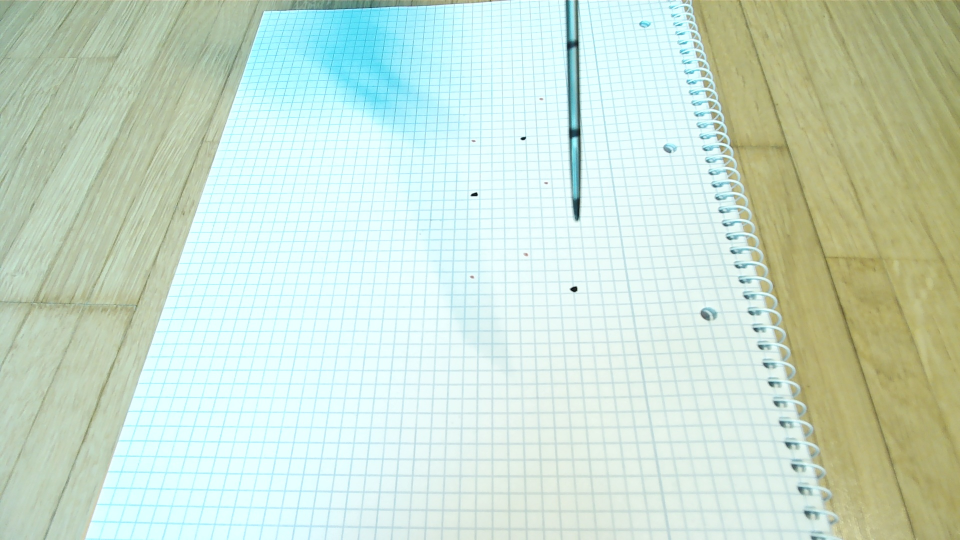
#> input picture evidence/descend/20261026T161713/001_ugreen.jpg, 1920 x 1080 px (shown at 1/2 size)
$ python -i arm_touch.py   (imports and definitions only)
#> lines starting #> are read from the running program, lines starting #| are printed output that depends on the picture; after the words box and inside, x2 and y2 are one past the last pixel; in counts of white or black regions, pixels touching at a corner belong together
### tools/tip_triangulate.py
#!/usr/bin/env python3
"""Needle tip in 3D from two cameras that both locate themselves on the 5 mm grid sheet.

UGREEN (fixed, PC) and the arm camera (eye-in-hand) each get their pose from the ruling
(tools/paper_grid.py). Each numbers the grid from its own crossing, so the arm frame is mapped onto
the UGREEN frame by a fixed rotation plus a whole number of squares. The shift comes from pairing
a black ink dot seen by the arm camera with each black dot the UGREEN sees; the pairing under which
every other UGREEN dot in the arm's view lands on ink breaks ties. The tip is where the two rays meet; their
miss distance is a self-check (it cannot pick the pairing: a shift only moves the miss along one
direction, so wrong pairings also met within 0.3 mm live). Refused when the miss exceeds MAX_MISS_MM.

Live 2026-10-26: tip 75.2 mm above the paper, rays 0.55 mm apart; user measured ~7.5 cm.

    .venv/Scripts/python tools/tip_triangulate.py            # one measurement at the current pose
    .venv/Scripts/python tools/tip_triangulate.py --out DIR  # also keep both frames + a JSON record
    .venv/Scripts/python tools/tip_triangulate.py --recalibrate   # after moving the UGREEN or the sheet
Read-only: snaps both cameras, never moves the arm.
"""
from __future__ import annotations

import argparse
import base64
import json
import sys
import time
from pathlib import Path

import cv2
import numpy as np

sys.path.insert(0, str(Path(__file__).resolve().parent))
import paper_grid as pg  # noqa: E402
from rig_io import Camera, reset_bridge, restart_arm_camera, servo  # noqa: E402

# arm colour camera intrinsics, read from the robot camera_info topic on 2026-10-26: 640x400
ARM_K = np.array([[418.6042, 0.0, 324.1325], [0.0, 419.4625, 184.2325], [0.0, 0.0, 1.0]])
ARM_D = np.array([0.01029, -0.04893, 0.00039, -0.00087, 0.02712])
# shortcut: the two grid numberings differ by 180 deg because the UGREEN faces the robot (2026-10-26
# rig). Search all four 90-deg steps if the UGREEN is ever moved to the robot's side.
ROTATION_DEG = 180
MAX_MISS_MM = 3.0
# the UGREEN and the sheet stay put, so one calibration is reused: per-frame single-view calibration
# moved the focal length 1097-1163 px between frames and the ray miss with it (0.4 -> 2.4 mm)
RIG = Path("evidence/tip/ugreen_rig.json")
# the UGREEN's lens is hardware: calibrated once (the ruler-confirmed daylight frame) and reused, so a
# moved UGREEN only re-solves its pose. Single-view self-calibration drifted f by ~1 % per view.
LENS = Path("evidence/tip/ugreen4k_lens.json")  # the 4K overhead since 2026-10-29; ugreen_lens.json is the old 1080p, now the side camera


# [6 lines left out: function ray, not called in this run]


def on_sheet(px, k, d, r, t) -> np.ndarray:
    c, v = ray(px, k, d, r, t)
    return c + v * (-c[2] / v[2])


# [8 lines left out: function meet, not called in this run]


SIDE_LENS = Path("evidence/tip/ugreen_lens.json")  # the old 1080p UGREEN's ruler-checked lens: the side camera since 2026-10-29


# [169 lines left out: functions side_marks, side_rig, _on_ruled_sheet, ugreen_rig, arm_candidates, not called in this run]


def _needle_blob(image: np.ndarray, frac: float = 0.8) -> np.ndarray:
    """Fingers + needle in the arm image: the dark blob at the bottom centre (boolean mask). Blue
    channel, relative threshold: the blue ruling is bright in blue, so it never joins the needle."""
    b = cv2.GaussianBlur(image[:, :, 0], (3, 3), 0)
    h, w = b.shape
    paper = np.median(b[h // 2:, w // 4:3 * w // 4])  # around the needle: the sheet, not the floor beyond it
    dark = (b < frac * paper).astype(np.uint8)
    dark[:, :int(w * 0.3)] = 0  # fingers and needle sit in the middle; the floor at the edges joined them
    dark[:, int(w * 0.75):] = 0
    count, labels, stats, _ = cv2.connectedComponentsWithStats(dark)
    finger = labels[h - 3, int(w * 0.4):int(w * 0.6)]
    if not (finger > 0).any():
        raise RuntimeError("arm camera: no fingers/needle at the bottom centre")
    return labels == np.bincount(finger[finger > 0]).argmax()


def arm_tip(image: np.ndarray, with_axis: bool = False):
    """Sub-pixel needle tip; see _arm_tip. Lamp glare can pale the steel past the 0.8 mask (live
    2026-10-27), so looser masks are tried before giving up."""
    for frac in (0.8, 0.85, 0.9):
        try:
            return _arm_tip(image, with_axis, frac)
        except RuntimeError as error:
            last = error
    raise last


def _arm_tip(image: np.ndarray, with_axis: bool, frac: float):
    """Sub-pixel needle tip in the arm image. The needle line is fitted on the thin part of the blob;
    the last ~70 px toward the tip are lighter (lamp highlights) and drop out of the mask, so the tip
    is found by walking up that line on local contrast (centre vs +-6 px either side, blue channel):
    the last half-contrast crossing with no needle in the 6 px beyond. `with_axis` also returns the
    unit image direction from the fingers toward the tip."""
    b = cv2.GaussianBlur(image[:, :, 0], (3, 3), 0).astype(np.float32)
    blob = _needle_blob(image, frac)
    vs, us = np.nonzero(blob)
    top = vs.min()
    rows = []  # the thin needle only: from the top until the blob widens into the fingers
    for v in range(top, blob.shape[0]):
        if blob[v].sum() > 10:
            break
        rows.append(v)
    near = np.isin(vs, rows)
    if near.sum() < 15:
        raise RuntimeError("arm camera: needle too short in the mask")
    vx, vy, x0, y0 = cv2.fitLine(np.stack([us[near], vs[near]], 1).astype(np.float32), cv2.DIST_HUBER, 0, 0.01, 0.01).ravel()
    axis = np.array([vx, vy]) * (1 if vy < 0 else -1)  # pointing up the image, toward the tip
    tip = _walk(b, np.array([x0, y0]) + (top - y0) / axis[1] * axis - 20 * axis, axis)
    if with_axis:
        return (float(tip[0]), float(tip[1])), axis.astype(float)
    return float(tip[0]), float(tip[1])


# [8 lines left out: function arm_tip_on_line, not called in this run]


def _walk(b: np.ndarray, start: np.ndarray, axis: np.ndarray) -> np.ndarray:
    """Walk up the needle line from `start` (on the needle) on local contrast; return the tip."""
    side = np.array([-axis[1], axis[0]])
    step = 0.25
    h, w = b.shape

    def pix(p):
        return cv2.getRectSubPix(b, (1, 1), tuple(np.float32(p)))[0, 0]

    c = []
    for k in range(int(170 / step)):
        p = start + k * step * axis
        if not (8 <= p[0] < w - 8 and 8 <= p[1] < h - 8):
            break
        c.append((pix(p + 6 * side) + pix(p - 6 * side)) / 2 - pix(p))
    c = np.array(c)
    on = c > 0.5 * np.median(c[:int(15 / step)])
    gap = int(6 / step)
    last = next((i for i in range(len(on)) if on[i] and not on[i + 1:i + 1 + gap].any()), None)
    if last is None or last + 2 >= len(c):
        raise RuntimeError("arm camera: needle runs out of the image")
    half = np.median(c[max(0, last - int(8 / step)):last - int(2 / step)]) / 2
    k = last + 1
    while k < len(c) - 1 and c[k] > half:
        k += 1
    frac = (c[k - 1] - half) / (c[k - 1] - c[k]) if c[k - 1] != c[k] else 0.0
    return start + (k - 1 + frac) * step * axis


# [37 lines left out: function ugreen_tip, not called in this run]


_last_jpeg: list[bytes] = []


# [82 lines left out: functions snap_arm, measure, main, not called in this run]


# [2 lines that do not run on import are left out]

### tools/paper_grid.py
#!/usr/bin/env python3
"""Metric paper frame from the 5 mm ruling of the grid sheet: grid lines -> numbered intersections.

Each camera that sees the sheet gets (paper mm, image px) pairs; cv2.calibrateCamera / solvePnP then
gives its pose in the paper frame (x, y on the sheet, z up from it). The origin and axis direction
are arbitrary per image (the ruling repeats); the ink dots fix them across cameras.

    .venv/Scripts/python tools/paper_grid.py IMAGE      # calibrate from one view, print K, pose, residual
"""
from __future__ import annotations

import argparse

import cv2
import numpy as np

SQUARE_MM = 5.0


def ruling_mask(image: np.ndarray) -> np.ndarray:
    """Thin dark lines on bright paper, restricted to the large connected net (drops wood grain)."""
    red = image[:, :, 2].astype(np.float32)  # blue-grey ruling is darkest in red
    hat = cv2.morphologyEx(red, cv2.MORPH_BLACKHAT, cv2.getStructuringElement(cv2.MORPH_RECT, (9, 9)))
    mask = (hat > 6).astype(np.uint8)
    count, labels, stats, _ = cv2.connectedComponentsWithStats(mask, connectivity=8)
    keep = [i for i in range(1, count) if stats[i, cv2.CC_STAT_AREA] > 0.02 * mask.size * 0.05]
    return np.isin(labels, keep).astype(np.uint8) * 255


def _family(mask: np.ndarray, angles: np.ndarray, length: int = 31) -> np.ndarray:
    """Pixels on long straight strokes at one of `angles` (deg from the image x axis): the mask
    opened with a line kernel per angle."""
    out = np.zeros_like(mask)
    c = length // 2
    for a in angles:
        kernel = np.zeros((length, length), np.uint8)
        dx, dy = c * np.cos(np.radians(a)), c * np.sin(np.radians(a))
        cv2.line(kernel, (int(round(c - dx)), int(round(c - dy))), (int(round(c + dx)), int(round(c + dy))), 1)
        out |= cv2.morphologyEx(mask, cv2.MORPH_OPEN, kernel)
    return out


def crossings(mask: np.ndarray) -> np.ndarray:
    """Sub-pixel centres where a near-horizontal and a steep ruling stroke overlap (Nx2)."""
    rows = cv2.dilate(_family(mask, np.arange(-20, 21, 4)), np.ones((3, 3), np.uint8))
    cols = cv2.dilate(_family(mask, np.arange(50, 131, 4)), np.ones((3, 3), np.uint8))
    count, _, stats, centres = cv2.connectedComponentsWithStats((rows & cols), connectivity=8)
    area = stats[1:, cv2.CC_STAT_AREA]
    return centres[1:][(area >= 4) & (area <= 200)].astype(np.float32)


def number(points: np.ndarray, seed: np.ndarray, patch: float = 120.0) -> tuple[np.ndarray, np.ndarray]:
    """Integer lattice (i, j) per crossing. A neighbour walk numbers a small patch around `seed`
    (short walks cannot slip); its homography then labels every crossing by rounding, and the fit is
    regrown until the labelled set stops changing. Returns (ij, px) for labelled crossings.

    Hough lines were tried first and failed on this dense grid: a slightly tilted line collects votes
    from every ruling line it crosses (~15k phantom lines per family). A whole-sheet walk slipped by
    one row behind dots and the needle."""
    start = int(np.argmin(np.linalg.norm(points - seed, axis=1)))
    near = np.argsort(np.linalg.norm(points - points[start], axis=1))[1:9]
    steps = points[near] - points[start]
    a = steps[np.argmax(np.abs(steps[:, 0]) - np.abs(steps[:, 1]))]  # most horizontal neighbour
    b = steps[np.argmax(np.abs(steps[:, 1]) - np.abs(steps[:, 0]))]  # most vertical neighbour
    a = a if a[0] > 0 else -a
    b = b if b[1] > 0 else -b
    ij = {start: (0, 0)}
    queue = [start]
    while queue:
        k = queue.pop()
        i, j = ij[k]
        for d, di, dj in ((a, 1, 0), (-a, -1, 0), (b, 0, 1), (-b, 0, -1)):
            dist = np.linalg.norm(points - (points[k] + d), axis=1)
            m = int(np.argmin(dist))
            if dist[m] > 0.25 * np.linalg.norm(d) or m in ij or np.linalg.norm(points[m] - points[start]) > patch:
                continue
            ij[m] = (i + di, j + dj)
            queue.append(m)
    keys = np.array(list(ij))
    if len(keys) < 6:
        raise ValueError(f"only {len(keys)} crossings around the seed")
    lattice = np.array([ij[k] for k in keys], np.float32)
    labelled = keys
    for _ in range(8):
        h, _ = cv2.findHomography(lattice, points[labelled], cv2.RANSAC, 3.0)
        guess = cv2.perspectiveTransform(points[None], np.linalg.inv(h))[0]
        rounded = np.round(guess)
        close = np.linalg.norm(guess - rounded, axis=1) < 0.2
        # grow outward gradually: only crossings within the fitted region plus a margin of 6 squares
        span = (lattice.min(0) - 6, lattice.max(0) + 6)
        inside = np.all((rounded >= span[0]) & (rounded <= span[1]), axis=1)
        nxt = np.nonzero(close & inside)[0]
        if len(nxt) == len(labelled) and np.array_equal(nxt, labelled):
            break
        labelled, lattice = nxt, rounded[nxt].astype(np.float32)
    return lattice.astype(np.int32), points[labelled]


def grid_points(image: np.ndarray, seed: tuple[float, float] | None = None) -> tuple[np.ndarray, np.ndarray, np.ndarray]:
    """(paper mm Nx3, image px Nx2, ruling mask). x runs along the near-horizontal ruling, y along
    the steep one, z = 0 on the sheet. Mis-labelled crossings are trimmed later by calibrate()."""
    mask = ruling_mask(image)
    pts = crossings(mask)
    h, w = image.shape[:2]
    first = [seed] if seed is not None else []
    # a seed on a dot, the needle or a blurred patch numbers too little: try a few, keep the largest
    best = None
    for sd in first + [(w / 2, h / 2), (w / 2, h * 0.75), (w * 0.35, h * 0.6), (w * 0.65, h * 0.6), (w / 2, h * 0.35)]:
        try:
            ij, px = number(pts, np.array(sd, np.float32))
        except (ValueError, cv2.error):
            continue
        if best is None or len(ij) > len(best[0]):
            best = (ij, px)
    if best is None:
        raise RuntimeError("paper grid: no seed numbered enough crossings")
    ij, px = best
    obj = np.column_stack([ij[:, 0] * SQUARE_MM, ij[:, 1] * SQUARE_MM, np.zeros(len(ij))]).astype(np.float32)
    return obj, px, mask


# [39 lines left out: functions calibrate, main, not called in this run]


# [2 lines that do not run on import are left out]

### tools/arm_touch.py
#!/usr/bin/env python3
"""Touch an ink dot with the held needle using the arm camera alone: lock, push along the ray, feel.

The needle is rigid to the arm camera, so in free air its tip stays on one pixel whatever the arm
does, at an unknown depth along that pixel's ray (the grasp changes between runs). Hold the target
dot just beyond the tip in the image and the dot sits on the tip's ray; then moving the camera along
that ray brings the tip onto the dot without ever knowing the depth. Contact is felt: the paper
pushes the needle, and the tip pixel leaves its free-air spot.

Control: pan centres the dot in u, elbow in v (fixed gains refined from real moves); once aligned the
shoulder steps down (10 pulses while the paper is far along the tip ray, from the grid, then 2) with
the elbow fed forward. The target is followed as part of the whole dot pattern.

Light: lamp settings are tried in turn and the first one where the tip is found below the image top
and dots are visible wins (a lamp in the arm's view darkens the auto exposure and floods the needle
mask).

    python tools/arm_touch.py [--out DIR] [--steps 80]
"""
from __future__ import annotations

import argparse
import json
import sys
import time
from pathlib import Path

import cv2
import numpy as np

sys.path.insert(0, str(Path(__file__).resolve().parent))
import hue  # noqa: E402
import paper_grid as pg  # noqa: E402
import tip_motion as tm  # noqa: E402
import tip_triangulate as tt  # noqa: E402
from tip_descend import POSE_HELP, commanded, move, read  # noqa: E402

JOINTS = (1, 2, 3)
MAX_STEP = 10       # pulses per joint per align move
PUSH_FAR_MM = 6.0   # camera approach per push step while the paper is far along the tip ray
PUSH_NEAR_MM = 1.5  # ... and near it
# (dot v px, paper mm along the tip ray) per (shoulder, elbow) pulse, live 2026-10-27 run 13: elbow +6 ->
# v +13.6 px, paper +7 mm; shoulder -10 & elbow +10 -> v +8.4 px, paper +1.5 mm (servo 2: higher = arm up)
SE_TO_VP = np.array([[1.46, 2.3], [1.15, 1.3]])
SLOW_BELOW_MM = 262.0  # paper distance along the tip ray: yesterday's tip sat ~237 mm out, + 25
GAIN_PAN_U = 6.0    # px of dot u per pan pulse (live 2026-10-27: 1.6-10, backlash)
GAIN_ELBOW_V = 2.5  # px of dot v per elbow pulse (2.0-2.9)
SHOULDER_V = 1.46   # px of dot v per shoulder pulse (pattern-shift prediction only)
BACKLASH = {1: 2, 3: 3}  # pulses lost on a direction reversal (elbow: +3 x3 commanded, then a 7-11 jump)
FINGER_ROW = 340    # blobs below this row are the gripper's own edges, not ink
AIM_BEYOND = 24.0   # px: dot clear of the tip even after a ~20 px elbow overshoot; contact lands ~14 mm short
ALIGN_LO = np.array([-6.0, -30.0])  # dot - aim, px: above the aim (v < 0, away from the tip) is the safe side:
ALIGN_HI = np.array([6.0, 10.0])    # every push drops the dot ~12 px there, and re-centring it undid the push
ALIGN_PX = np.array([6.0, 10.0])  # u, v: half the smallest real move (pan ~10 px with backlash; elbow sticks, then jumps ~8 pulses = ~20 px)
LIFT = {2: 40}
# (light 12 bri, light 13 bri), 0 = off; first usable wins
LIGHTS = [(0, 254), (0, 180), (120, 120), (254, 0), (254, 254), (0, 0)]  # 12 sits in the arm view: its glare darkens the auto exposure


# [20 lines left out: functions unit_ray, constellation_shift, not called in this run]


def sheet_xy(px, rot: np.ndarray, t: np.ndarray) -> np.ndarray:
    """Where an arm-image pixel lands on the sheet, in that frame's own grid numbering (mm)."""
    return tt.on_sheet(px, tt.ARM_K, tt.ARM_D, cv2.Rodrigues(rot)[0], t)[:2]


def dots_near(image: np.ndarray, tip) -> np.ndarray:
    """Isolated black ink dots, with only the needle itself (3 px margin) masked out."""
    gray = cv2.cvtColor(image, cv2.COLOR_BGR2GRAY)
    hat = cv2.morphologyEx(gray, cv2.MORPH_BLACKHAT, np.ones((15, 15), np.uint8))
    dark = ((hat > 40) & (gray < 120)).astype(np.uint8)
    dark[cv2.dilate(tt._needle_blob(image).astype(np.uint8), np.ones((9, 9), np.uint8)) > 0] = 0
    count, _, stats, centres = cv2.connectedComponentsWithStats(dark)
    h, w = gray.shape
    paper = np.median(gray[h // 2:, w // 4:3 * w // 4])
    # ink sits on paper: the lamp, box, floor and cable gave "dots" too (live 2026-10-27)
    on_paper = [np.median(gray[max(0, int(y) - 10):int(y) + 11, max(0, int(x) - 10):int(x) + 11]) >= 0.85 * paper
                for x, y in centres]
    pts = np.array([centres[i] for i in range(1, count) if 3 <= stats[i, cv2.CC_STAT_AREA] <= 80
                    and centres[i][1] < FINGER_ROW and on_paper[i]
                    and max(stats[i, cv2.CC_STAT_WIDTH], stats[i, cv2.CC_STAT_HEIGHT]) <= 12]).reshape(-1, 2)
    alone = np.array([np.sum(np.linalg.norm(pts - p, axis=1) < 20) == 1 for p in pts], bool)
    return pts[alone] if len(pts) else pts


def usable(image: np.ndarray) -> bool:
    """Tip found, dots visible, and a solid grid: daylight alone gave 170 crossings and a camera
    height off by 2x (266 vs 133 mm), lamp light 700-1200."""
    try:
        tip = tt.arm_tip(image)
        obj, _, _ = pg.grid_points(image, seed=(image.shape[1] / 2, image.shape[0] * 0.75))
    except (RuntimeError, ValueError, TypeError):
        return False
    paper = np.median(cv2.cvtColor(image, cv2.COLOR_BGR2GRAY)[150:330, 200:420])
    return tip[1] > 60 and len(dots_near(image, tip)) >= 2 and len(obj) >= 500 and paper >= 120


# [165 lines left out: functions auto_light, main, not called in this run]


# [2 lines not run here, left out]

>>> import cv2
>>> picture = cv2.imread('../evidence/descend/20261026T161713/001_ugreen.jpg')
#> picture is the input picture: shape (1080, 1920, 3); mean B, G, R 204.4, 220.7, 200.6
>>> result = usable(picture)
#> the loop in arm_tip, `for frac in (0.8, 0.85, 0.9):` made 3 passes
#> pass 1, in _arm_tip, `b = cv2.GaussianBlur(image[:, :, 0], (3, 3), 0).astype(np.float32)`:
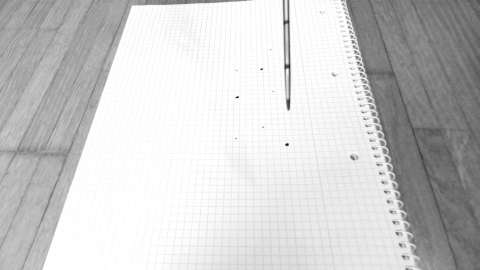
#> b: shape (1080, 1920) float32 (shown at 1/4 size); min 24, max 255, mean 204.4
#> pass 1, in _needle_blob, `dark = (b < frac * paper).astype(np.uint8)`:
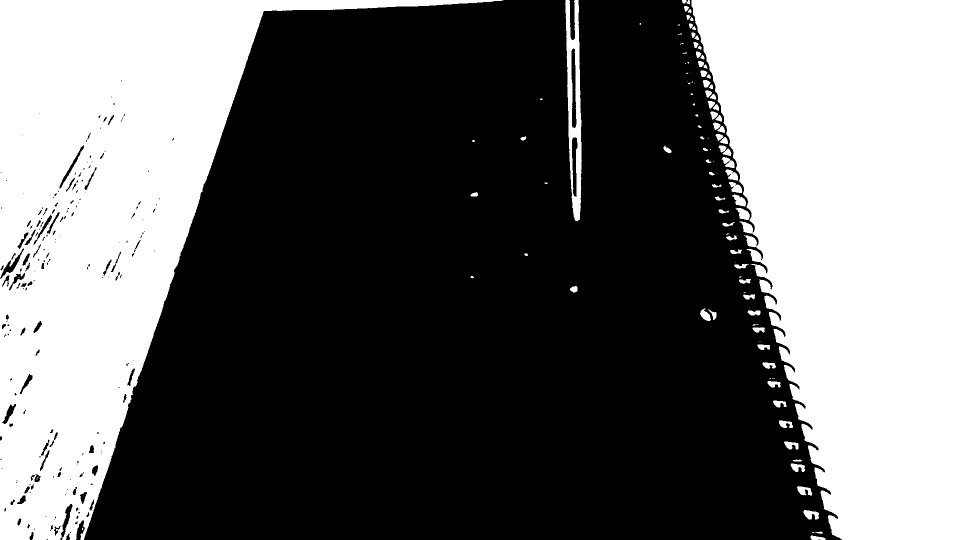
#> dark: shape (1080, 1920) (shown at 1/2 size); values 0 (black) and 1 (white), 39.7% white; 112 white regions (35 under 20 px), largest, box (x1, y1, x2, y2) and area: (1383, 0, 1920, 1080) 427923, (0, 0, 1007, 1080) 376925, (1130, 0, 1164, 443) 7582
#> pass 1, in _needle_blob, `count, labels, stats, _ = cv2.connectedComponentsWithStats(dark)`:
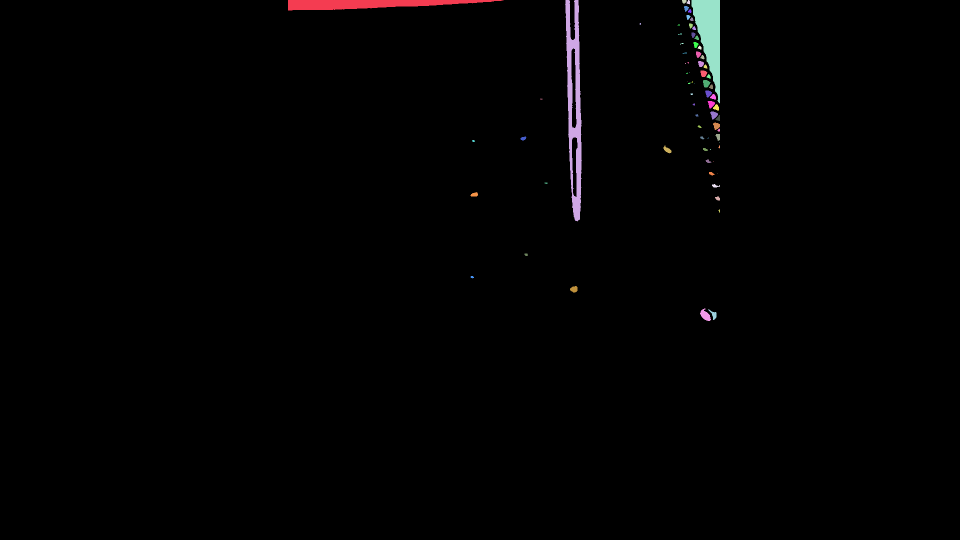
#> labels: shape (1080, 1920) int32 (shown at 1/2 size); 74 distinct labels, from 0 to 73; one colour per label, 0 black
#> in usable, `tip = tt.arm_tip(image)`: tip = (937.8, 884.5)
#> in ruling_mask, `red = image[:, :, 2].astype(np.float32)`:
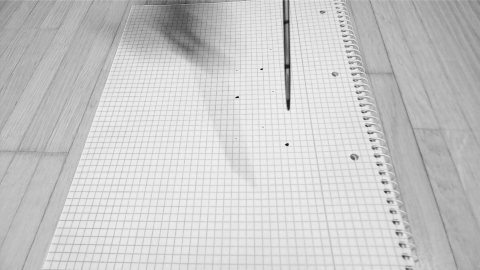
#> red: shape (1080, 1920) float32 (shown at 1/4 size); min 0, max 249, mean 200.6
#> in ruling_mask, `hat = cv2.morphologyEx(red, cv2.MORPH_BLACKHAT, cv2.getStructuringElem..`:
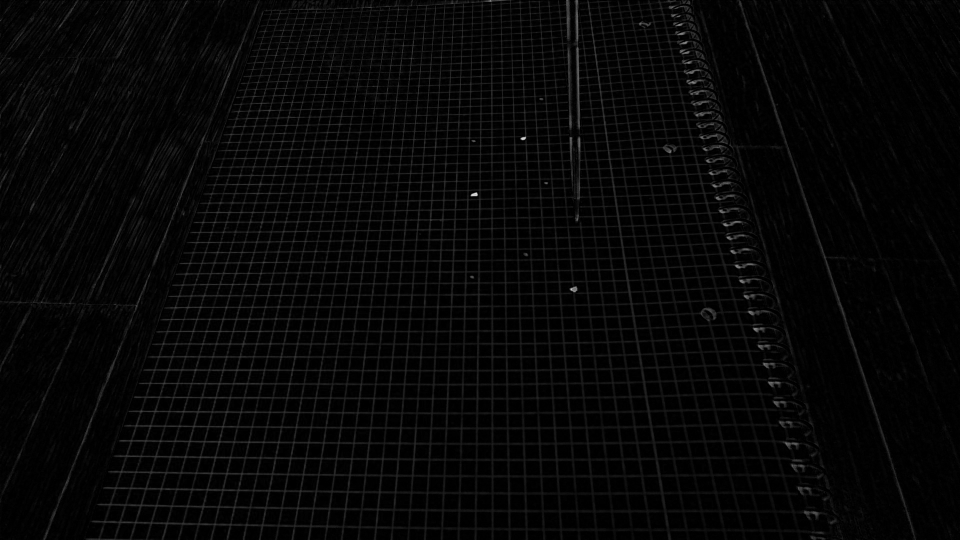
#> hat: shape (1080, 1920) float32 (shown at 1/2 size); min 0, max 228, mean 6.7
#> (the rest of the program and of its run is left out)
